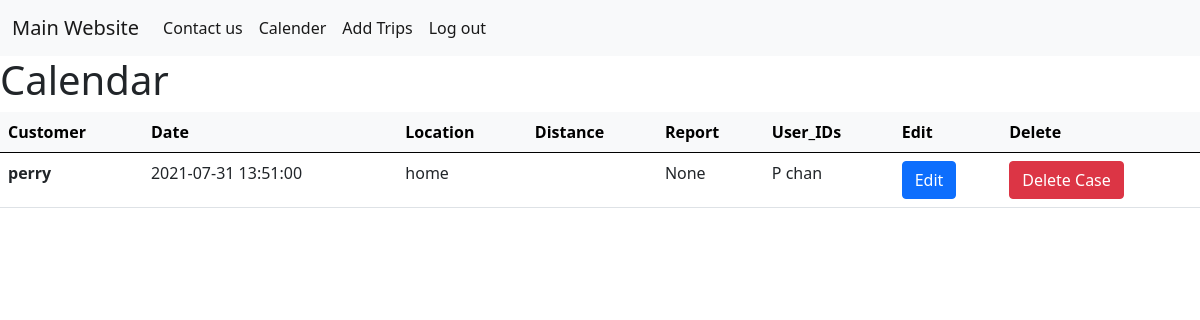
Page /home (signed in) on the committed database.
### app.py (models this page shows, shortened)
class Trips(db.Model):
    __tablename__ = "Trips"
    id = db.Column(db.Integer, primary_key=True)
    customer = db.Column(db.Text)
    date = db.Column(db.DateTime(timezone=True))
    location = db.Column(db.Text)
    distance = db.Column(db.Numeric)
    report = db.Column(db.Text)
    user_id = db.Column(db.Integer, db.ForeignKey('Users.id'))
    user = db.relationship("User", backref="Trips")
    start_latitude = db.Column(db.Numeric)
    start_longitude = db.Column(db.Numeric)
    finish_latitude = db.Column(db.Numeric)
    finish_longitude = db.Column(db.Numeric)

class User(db.Model, UserMixin):
    __tablename__ = "Users"
    id = db.Column(db.Integer, primary_key=True)
    firstname = db.Column(db.Text)
    lastname = db.Column(db.Text)
    username = db.Column(db.Text, unique=True)
    password = db.Column(db.Text)
    is_admin = db.Column(db.Boolean)
    gmail = db.Column(db.Text)

### app.py (the view)
@app.route("/home")
@login_required
def calendar():
    trips = []
    if current_user.is_admin:
        trips = Trips.query.all()
    else:
        trips = Trips.query.filter_by(user_id=current_user.id)
    return render_template("calendar.html", trips=trips)

### app.py (called while the page is built)
@login_manager.user_loader
def load_user(user_id):
    return User.query.get(int(user_id))

### templates/calendar.html
{% extends "base.html" %}
{% block content%}
<h1>Calendar</h1>
<table class="table">
    <thead class="table-light">
        <tr>
            <th scope="col">Customer</th>
            <th scope="col">Date</th>
            <th scope="col">Location</th>
            <th scope="col">Distance</th>
            <th scope="col">Report</th>
            <th scope="col">User_IDs</th>
            <th scope="col">Edit</th>
            <th scope="col">Delete</th>
        </tr>
    </thead>
    <tbody>
        {% for trip in trips %}
        <tr>
            <th scope="row">{{trip.customer}}</th>
            <td>{{trip.date}}</td>
            <td>{{trip.location}}</td>
            <td>{{'' if trip.distance is none else trip.distance/1000}}</td>
            <td>{{trip.report}}</td>
            <td>{{trip.user.firstname}}</td>
            <td>
                <a class="btn btn-primary" href="{{ url_for('viewtrips', id=trip.id) }}">Edit</a>
            </td>
            <td>
                <a class="btn btn-danger" href="{{ url_for('deleteTrips', id=trip.id) }}">Delete Case</a>
            </td>
        </tr>
        {% endfor %}
    </tbody>
</table>
{% endblock %}

### styles.css (style rules this page uses)
body { margin: 0; font-family: Arial, Helvetica, sans-serif; }

### rows in the picture
Trips: customer "perry", date "2021-07-31 13:51:00", location "home", report "None", user.firstname "P chan"
